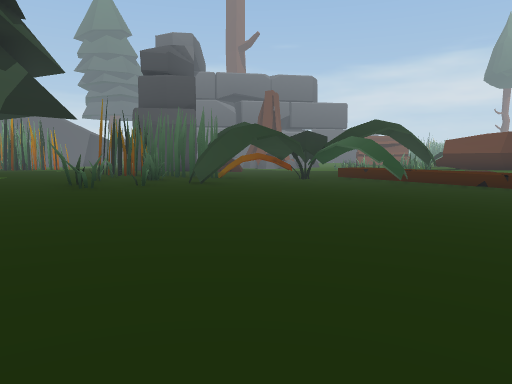
View 1 (above)

24 first-person views from a walk through a 3-D level made in the Unity game engine. The camera is 1.3 m above the floor, tilts 6° down and sees 70° across. The floor is counted in squares, 2 m on a side. Each view is taken from the middle of a square. On the plan, view 1 faces up. The plan holds only what a view shows up to about 11 squares ahead; the rest is blank. The place goes on beyond the plan.

View 2
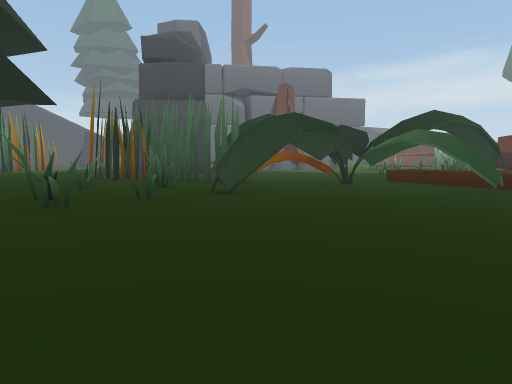

View 3
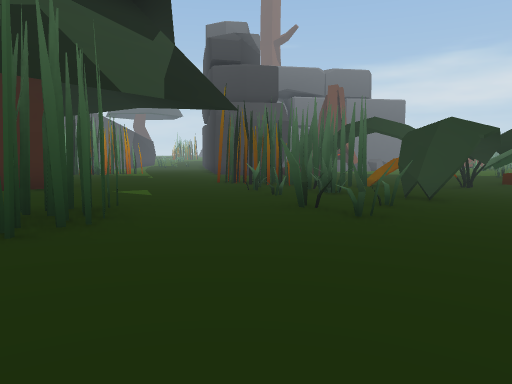

View 4
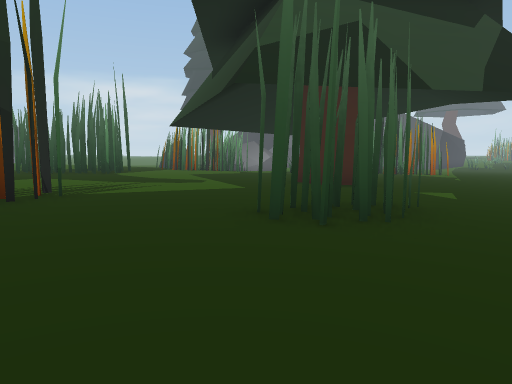

View 5
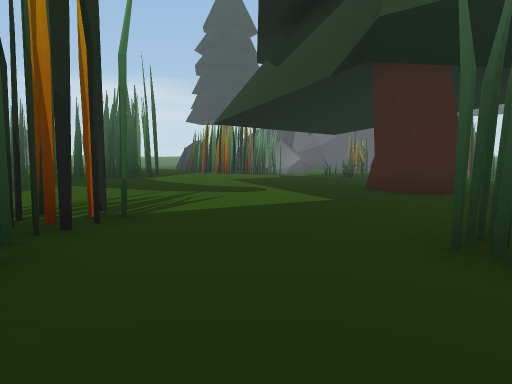

View 6
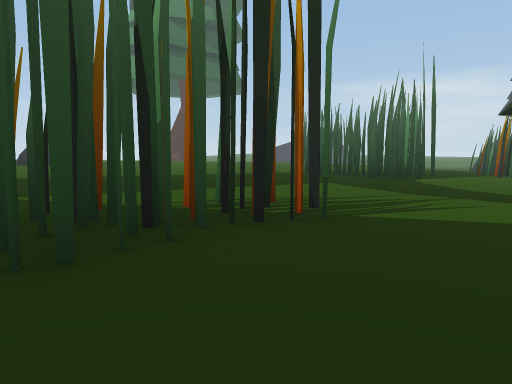

View 7
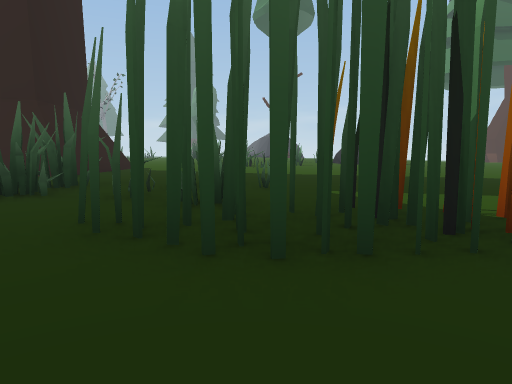

View 8
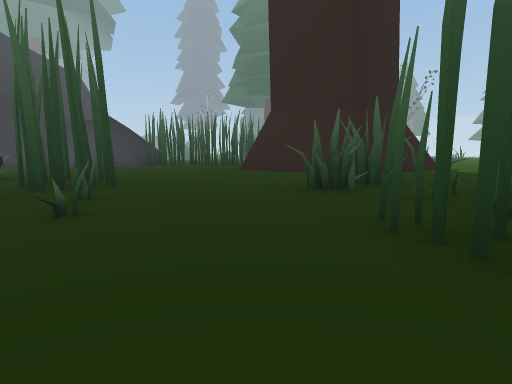

View 9
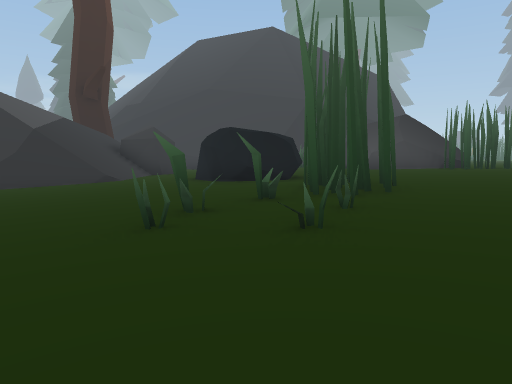

View 10
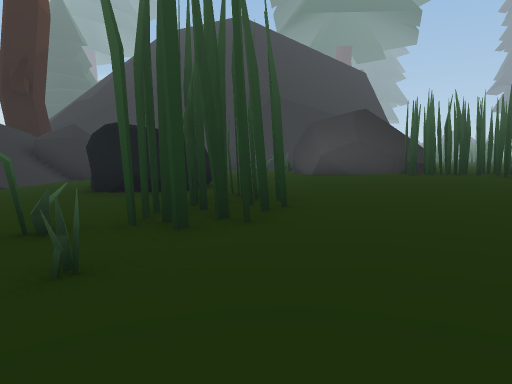

View 11
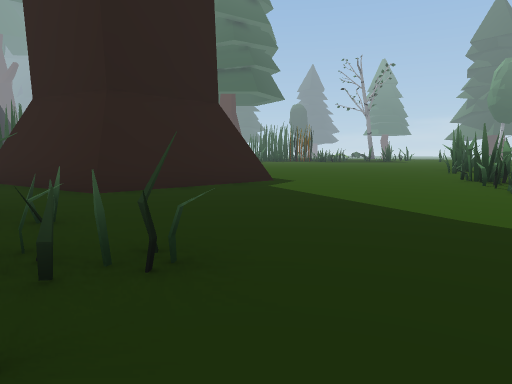

View 12
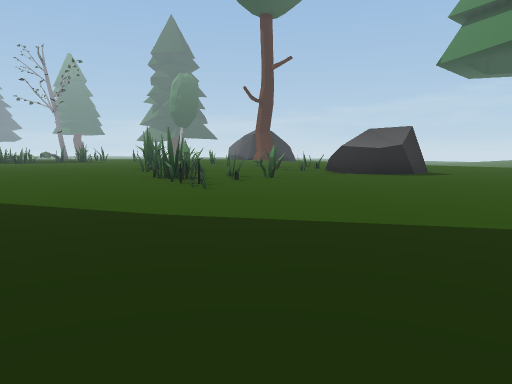

View 13
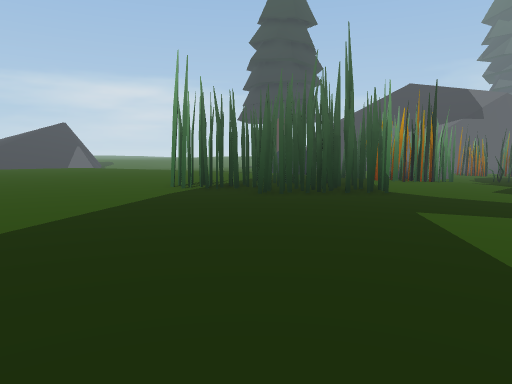

View 14
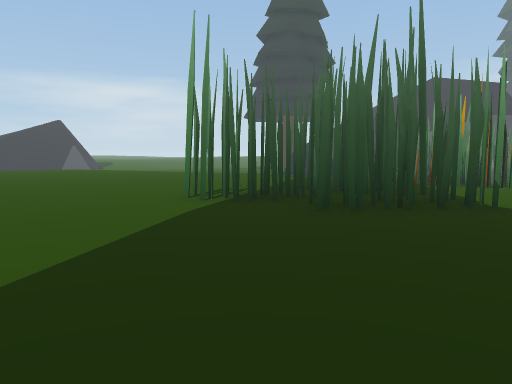

View 15
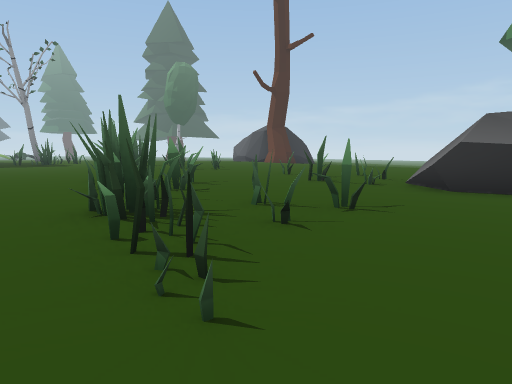

View 16
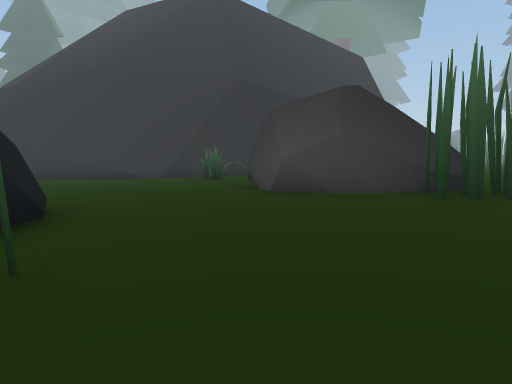

View 17
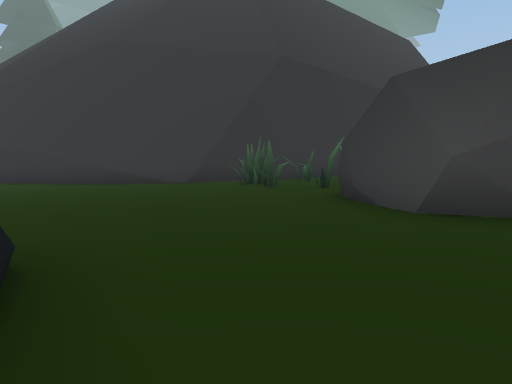

View 18
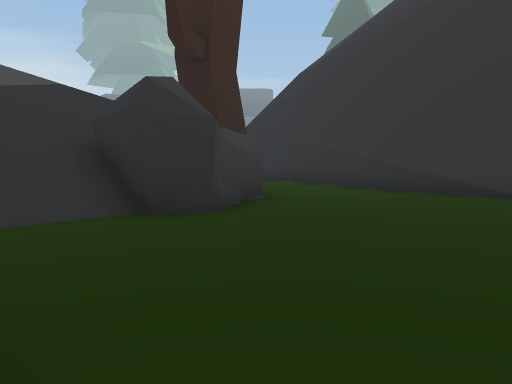

View 19
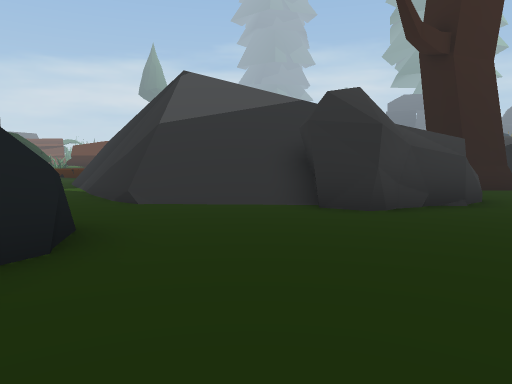

View 20
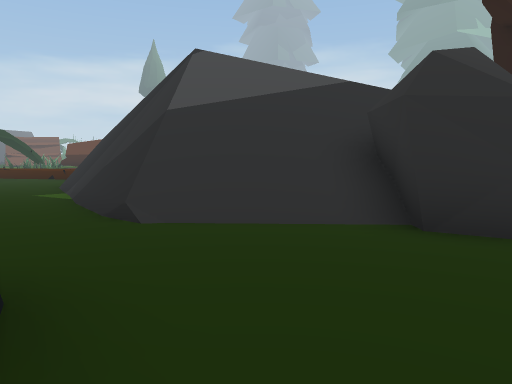

View 21
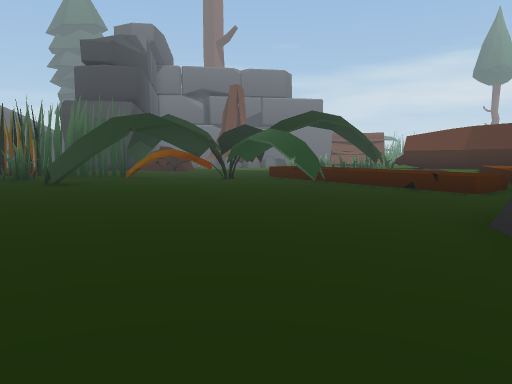

View 22
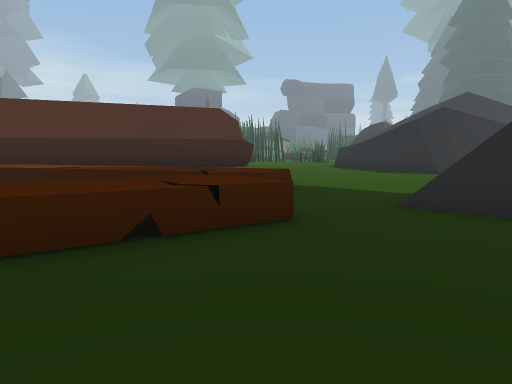

View 23
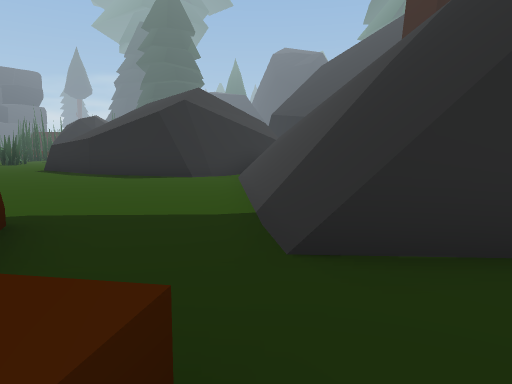

View 24
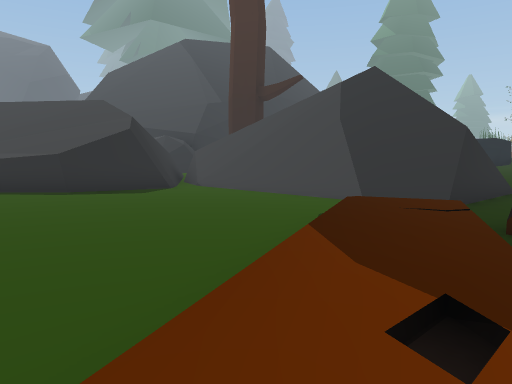

### Floor plan
Key: @ floor where view 1 was taken; # wall or solid block; x gap in a wall; . main floor; : floor 0.25 m higher than the main floor; - floor 0.25 m lower than the main floor; _ floor 0.5 m lower than the main floor; < floor 0.75 m lower than the main floor; ( floor 1 m lower than the main floor; ! floor 1.25 m lower than the main floor; / step, stairs or slope; = window, fence, low wall or low ledge; ^ raised ledge; v drop or lower ground; T thing the floor can be seen under or through; O other object.
Columns run from 21 left of view 1 to 18 right of it. Each row starts with its distance up from view 1.
 15   O          <(OOOO             /_/ #
 14   OOO      <<<<(OOOO(!!#!!^     #_( #
 13   OOO__    _<<<<O(((((!!!!!^   (_/((
 12  OOO___ __  _<<<OOO((((!!#!^^^ =_(((
 11   _O_______#__<<O<((#(((!!!!^^(=/((((
 10   --_______#___<<<<((((((!!!!^===(((((
  9 -###---_________<<O<((((((((!!((((((((
  8 -###OO----____O__O<<(((((((((#/(((((((((
  7 --OOO-------__O___<<<(((((((##//(((((((#
  6 -OOO---------OO____<<<(((((##////((((###
  5 ---------------____<<<<((((#v/////((##
  4 ------.---TT----____<<<<((=#v///////#
  3 ..........TTT----____<<<<(##v//////=#
  2 ..........TTT#----____<<<(# v/   ///#
  1   .  ......O##.--OO____<<<# //
  0  .........O.O...O--__@__<=#///
 -1 ..........OO.O..O-O-____<v////
 -2 ...........OOO...##--____//////
 -3 ............O....##--##___/////
 -4 ...../...........##x####___/#
 -5 ..O.OO.....##.......-###___##    ##
 -6 ...OO.....#####......---____###<</#
 -7 O...O....##    .......---____<<<<<
 -8 ...O......     .......----____<<##
 -9 ..O.O.....     O.O..##.---____###
-10 ..OO.....     OO.O#####---__/##
-11 :: O..::      O OO#    O-OO_##

Positions as (right, up) in squares from view 1, and headings:
1: (0, 0), facing up
2: (-1, 3), facing up
3: (-5, 3), facing up
4: (-5, 3), facing up-left
5: (-7, 3), facing up-left
6: (-7, 4), facing left
7: (-7, 4), facing down-left
8: (-7, 4), facing down
9: (-7, 3), facing down-right
10: (-7, 0), facing down-right
11: (-12, 1), facing down
12: (-12, 1), facing down-left
13: (-13, 1), facing up-left
14: (-15, 2), facing up-left
15: (-15, -3), facing down-left
16: (-5, -4), facing down-right
17: (-2, -5), facing down-right
18: (1, -6), facing right
19: (1, -8), facing up-right
20: (2, -6), facing up-right
21: (3, 2), facing up
22: (4, 10), facing right
23: (7, 10), facing down-right
24: (12, 15), facing down
